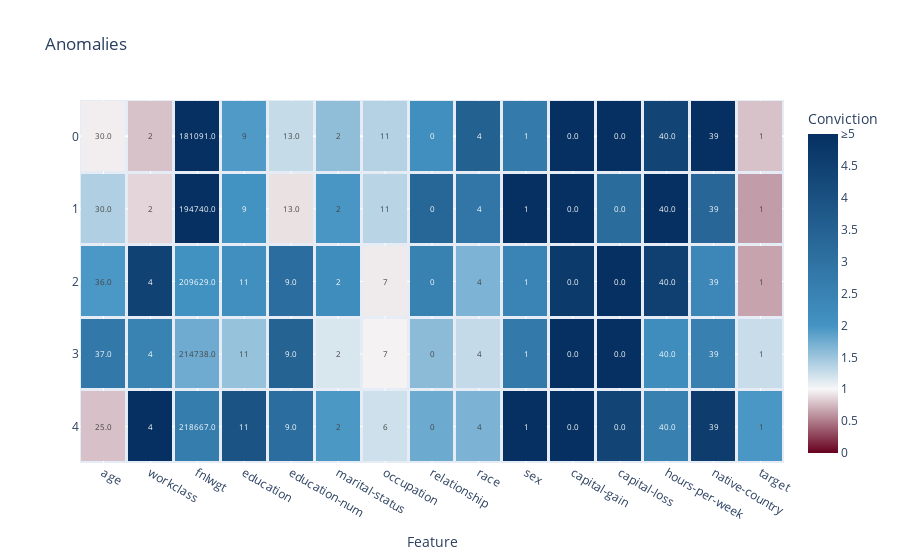

Notebook code for this chart:
### Code cell
plot_anomalies(inliers, inlier_global_case_feature_residual_convictions)

### Figure 1 — Plotly figure (JSON) as saved in the notebook; plotly's stock layout.template omitted (floating-point values rounded to 4 significant figures)
{"data": [{"coloraxis": "coloraxis", "hovertemplate": "Conviction=%{z}", "name": "Outliers", "text": [["30.0", "2", "181091.0", "9", "13.0", "2", "11", "0", "4", "1", "0.0", "0.0", "40.0", "39", "1", "0.13988268987479377", "624", "53098e9a-473d-4ae9-8b45-5f001c9db340", "1.3459716092459761", "inlier"], ["30.0", "2", "194740.0", "9", "13.0", "2", "11", "0", "4", "1", "0.0", "0.0", "40.0", "39", "1", "0.14136388486542498", "201", "53098e9a-473d-4ae9-8b45-5f001c9db340", "1.350882647543395", "inlier"], ["36.0", "4", "209629.0", "11", "9.0", "2", "7", "0", "4", "1", "0.0", "0.0", "40.0", "39", "1", "0.14620065834810114", "404", "53098e9a-473d-4ae9-8b45-5f001c9db340", "0.9940611162505922", "inlier"], ["37.0", "4", "214738.0", "11", "9.0", "2", "7", "0", "4", "1", "0.0", "0.0", "40.0", "39", "1", "0.1490246351192895", "177", "53098e9a-473d-4ae9-8b45-5f001c9db340", "1.0141318153828278", "inlier"], ["25.0", "4", "218667.0", "11", "9.0", "2", "6", "0", "4", "1", "0.0", "0.0", "40.0", "39", "1", "0.15352127830972653", "881", "53098e9a-473d-4ae9-8b45-5f001c9db340", "1.0410055720738396", "inlier"]], "texttemplate": "%{text}", "type": "heatmap", "x": ["age", "workclass", "fnlwgt", "education", "education-num", "marital-status", "occupation", "relationship", "race", "sex", "capital-gain", "capital-loss", "hours-per-week", "native-country", "target"], "xgap": 3, "y": [0, 1, 2, 3, 4], "ygap": 3, "z": [[0.9623, 0.7861, 6.704, 1.935, 1.28, 1.57, 1.372, 2.121, 3.529, 2.72, 11.48, 9.912, 4.368, 19.07, 0.7864], [1.396, 0.8629, 5.667, 2.03, 0.9093, 1.966, 1.348, 3.332, 2.877, 5.176, 8.788, 3.187, 5.139, 3.376, 0.6326], [1.956, 4.459, 2.074, 2.11, 3.141, 2.174, 0.9474, 2.508, 1.675, 2.461, 4.687, 12.04, 4.519, 2.361, 0.658], [2.832, 2.499, 1.757, 1.535, 3.455, 1.175, 0.9798, 1.597, 1.285, 2.756, 7.915, 11.33, 2.184, 2.569, 1.261], [0.7784, 7.441, 2.674, 3.919, 3.141, 1.952, 1.226, 1.767, 1.681, 11.48, 39.28, 4.374, 2.57, 4.624, 1.958]]}], "layout": {"coloraxis": {"cmax": 5, "cmin": 0, "colorbar": {"ticktext": ["0", "0.5", "1", "1.5", "2", "2.5", "3", "3.5", "4", "4.5", "≥5"], "tickvals": [0, 0.5, 1, 1.5, 2, 2.5, 3, 3.5, 4, 4.5, 5], "title": {"text": "Conviction"}}, "colorscale": [[0, "rgb(103,0,31)"], [0.2, "rgb(247, 247, 247)"], [0.4, "rgb(67,147,195)"], [1, "rgb(5,48,97)"]]}, "title": {"text": "Anomalies"}, "xaxis": {"anchor": "y", "domain": [0, 1], "title": {"text": "Feature"}}, "yaxis": {"anchor": "x", "autorange": "reversed", "domain": [0, 1], "title": {}}}}
